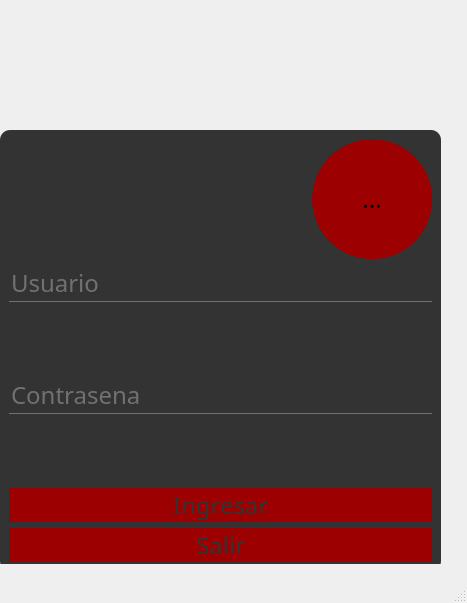
<?xml version="1.0" encoding="UTF-8"?>
<ui version="4.0">
 <class>MainWindow</class>
 <widget class="QMainWindow" name="MainWindow">
  <property name="geometry">
   <rect>
    <x>0</x>
    <y>0</y>
    <width>467</width>
    <height>603</height>
   </rect>
  </property>
  <property name="minimumSize">
   <size>
    <width>0</width>
    <height>0</height>
   </size>
  </property>
  <property name="sizeIncrement">
   <size>
    <width>0</width>
    <height>0</height>
   </size>
  </property>
  <property name="windowTitle">
   <string>MainWindow</string>
  </property>
  <property name="styleSheet">
   <string notr="true">*{
	font-family: century gothyc;
	font-size: 24px;
}

QFrame{
	
	background-color: rgb(51, 51, 51);
	border-radius: 10px;
}

QToolButton{
	background: rgb(156, 0, 1);
	border-radius: 60px;

}

QLabel{
	color:white;
}

QPushButton{
	color:  rgb(51, 51, 51);
	background: rgb(156, 0, 1);
	border-radius: 20px;

}

QPushButton:hover{
	color: rgb(156, 0, 1);
	border-radius: 20px;
	background: rgb(51, 51, 51);
}

QLineEdit{
	background:transparent;	
	border-color: rgb(84, 150, 255);
	border: none;
	color:rgb(113, 112, 114);

	border-bottom: 1px solid rgb(113, 112, 114);
}</string>
  </property>
  <widget class="QWidget" name="centralwidget">
   <widget class="QFrame" name="frame">
    <property name="geometry">
     <rect>
      <x>0</x>
      <y>130</y>
      <width>441</width>
      <height>441</height>
     </rect>
    </property>
    <property name="frameShape">
     <enum>QFrame::StyledPanel</enum>
    </property>
    <property name="frameShadow">
     <enum>QFrame::Raised</enum>
    </property>
    <layout class="QGridLayout" name="gridLayout">
     <item row="4" column="0" colspan="2">
      <widget class="QLineEdit" name="lineEdit_2">
       <property name="text">
        <string>Contrasena</string>
       </property>
      </widget>
     </item>
     <item row="1" column="0" colspan="2">
      <widget class="QLineEdit" name="lineEdit">
       <property name="text">
        <string>Usuario</string>
       </property>
      </widget>
     </item>
     <item row="6" column="0" colspan="2">
      <widget class="QPushButton" name="pushButton">
       <property name="minimumSize">
        <size>
         <width>20</width>
         <height>20</height>
        </size>
       </property>
       <property name="maximumSize">
        <size>
         <width>16777215</width>
         <height>40</height>
        </size>
       </property>
       <property name="sizeIncrement">
        <size>
         <width>20</width>
         <height>20</height>
        </size>
       </property>
       <property name="text">
        <string>Ingresar</string>
       </property>
      </widget>
     </item>
     <item row="7" column="0" colspan="2">
      <widget class="QPushButton" name="pushButton_2">
       <property name="minimumSize">
        <size>
         <width>20</width>
         <height>20</height>
        </size>
       </property>
       <property name="maximumSize">
        <size>
         <width>16777215</width>
         <height>40</height>
        </size>
       </property>
       <property name="sizeIncrement">
        <size>
         <width>20</width>
         <height>20</height>
        </size>
       </property>
       <property name="text">
        <string>Salir</string>
       </property>
      </widget>
     </item>
     <item row="3" column="0">
      <spacer name="verticalSpacer_2">
       <property name="orientation">
        <enum>Qt::Vertical</enum>
       </property>
       <property name="sizeHint" stdset="0">
        <size>
         <width>20</width>
         <height>40</height>
        </size>
       </property>
      </spacer>
     </item>
     <item row="0" column="0">
      <spacer name="verticalSpacer">
       <property name="orientation">
        <enum>Qt::Vertical</enum>
       </property>
       <property name="sizeHint" stdset="0">
        <size>
         <width>20</width>
         <height>40</height>
        </size>
       </property>
      </spacer>
     </item>
     <item row="5" column="0">
      <spacer name="verticalSpacer_4">
       <property name="orientation">
        <enum>Qt::Vertical</enum>
       </property>
       <property name="sizeHint" stdset="0">
        <size>
         <width>20</width>
         <height>40</height>
        </size>
       </property>
      </spacer>
     </item>
     <item row="0" column="1">
      <widget class="QToolButton" name="toolButton">
       <property name="minimumSize">
        <size>
         <width>120</width>
         <height>120</height>
        </size>
       </property>
       <property name="sizeIncrement">
        <size>
         <width>120</width>
         <height>120</height>
        </size>
       </property>
       <property name="text">
        <string>...</string>
       </property>
       <property name="icon">
        <iconset>
         <normaloff>logo.png</normaloff>logo.png</iconset>
       </property>
       <property name="iconSize">
        <size>
         <width>120</width>
         <height>120</height>
        </size>
       </property>
      </widget>
     </item>
    </layout>
   </widget>
  </widget>
  <widget class="QStatusBar" name="statusbar"/>
 </widget>
 <resources/>
 <connections/>
</ui>
